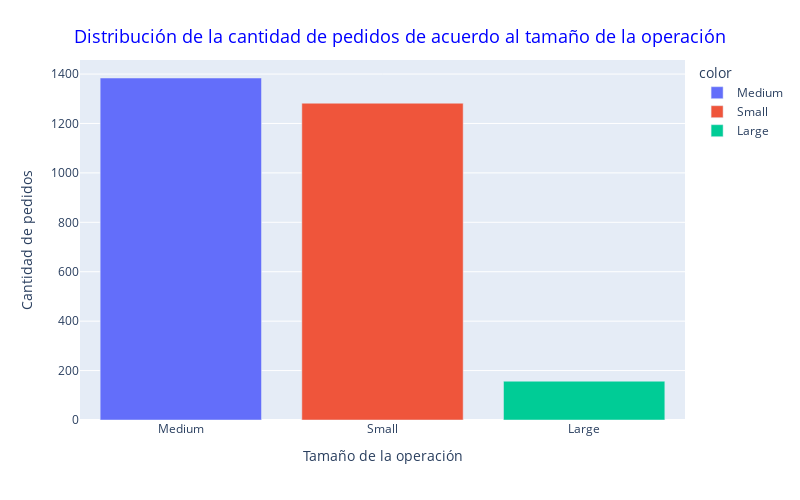

The cell this chart's notebook holds for it:
### Markdown cell above
**Distribución de la cantidad de pedidos de acuerdo al tamaño de la operación**

### Code cell
# Tamano del producto de envío
barplot_visualization('DEALSIZE', 'Distribución de la cantidad de pedidos de acuerdo al tamaño de la operación','Tamaño de la operación','Cantidad de pedidos')

### Figure 1 — Plotly figure (JSON) as saved in the notebook; plotly's stock layout.template omitted (floating-point values rounded to 4 significant figures)
{"data": [{"alignmentgroup": "True", "hovertemplate": "color=Medium<br>Tamaño de la operación=%{x}<br>Cantidad de pedidos=%{y}<extra></extra>", "legendgroup": "Medium", "marker": {"color": "#636efa", "pattern": {"shape": ""}}, "name": "Medium", "offsetgroup": "Medium", "orientation": "v", "showlegend": true, "textposition": "auto", "type": "bar", "x": ["Medium"], "xaxis": "x", "y": [1384], "yaxis": "y"}, {"alignmentgroup": "True", "hovertemplate": "color=Small<br>Tamaño de la operación=%{x}<br>Cantidad de pedidos=%{y}<extra></extra>", "legendgroup": "Small", "marker": {"color": "#EF553B", "pattern": {"shape": ""}}, "name": "Small", "offsetgroup": "Small", "orientation": "v", "showlegend": true, "textposition": "auto", "type": "bar", "x": ["Small"], "xaxis": "x", "y": [1282], "yaxis": "y"}, {"alignmentgroup": "True", "hovertemplate": "color=Large<br>Tamaño de la operación=%{x}<br>Cantidad de pedidos=%{y}<extra></extra>", "legendgroup": "Large", "marker": {"color": "#00cc96", "pattern": {"shape": ""}}, "name": "Large", "offsetgroup": "Large", "orientation": "v", "showlegend": true, "textposition": "auto", "type": "bar", "x": ["Large"], "xaxis": "x", "y": [157], "yaxis": "y"}], "layout": {"barmode": "relative", "height": 500, "legend": {"title": {"text": "color"}, "tracegroupgap": 0}, "margin": {"t": 60}, "title": {"font": {"color": "blue", "size": 18}, "text": "Distribución de la cantidad de pedidos de acuerdo al tamaño de la operación", "x": 0.5, "xanchor": "center", "yanchor": "top"}, "width": 800, "xaxis": {"anchor": "y", "domain": [0, 1], "title": {"text": "Tamaño de la operación"}}, "yaxis": {"anchor": "x", "domain": [0, 1], "title": {"text": "Cantidad de pedidos"}}}}
